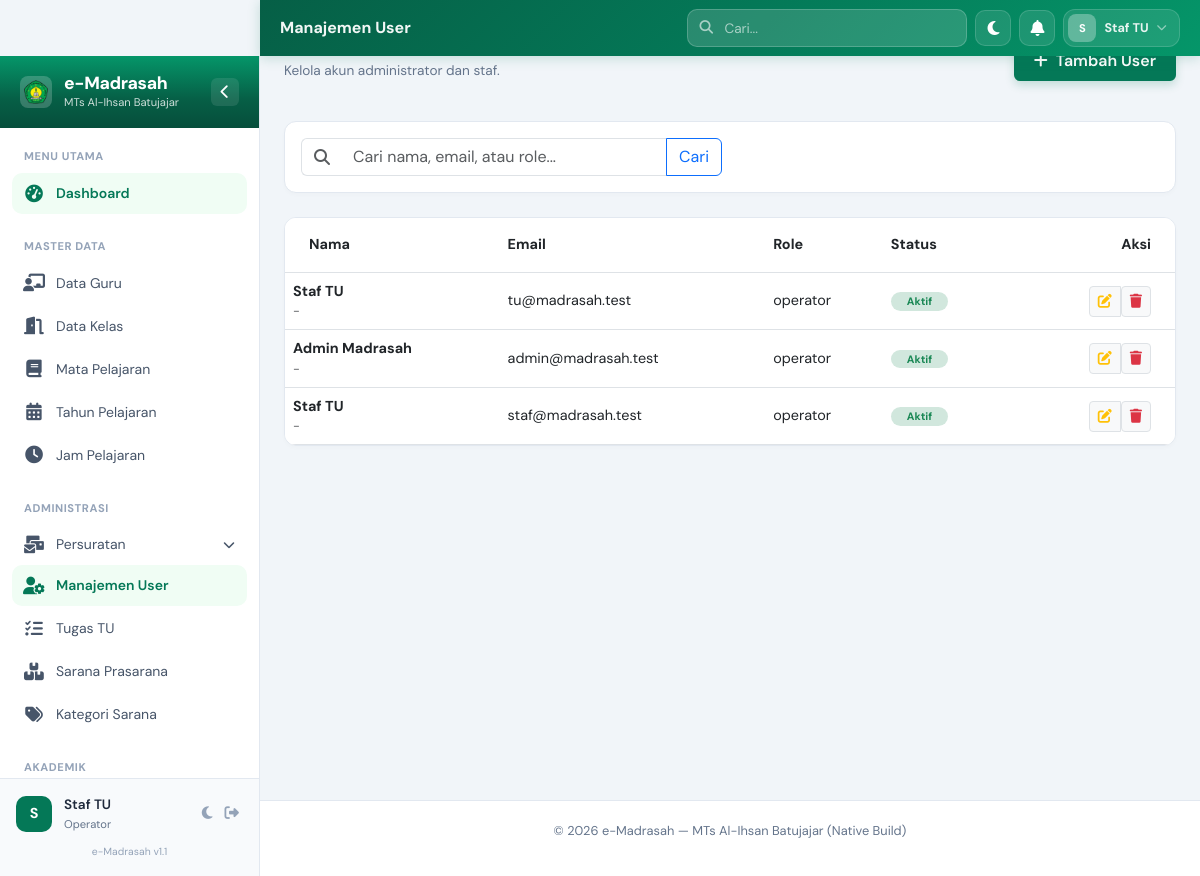
/modules/users/index.php (signed in), run on the app's committed database.
### tables this page shows
CREATE TABLE `users` (
  `id` bigint unsigned NOT NULL AUTO_INCREMENT,
  `name` varchar(255) NOT NULL,
  `email` varchar(255) NOT NULL,
  `email_verified_at` timestamp NULL DEFAULT NULL,
  `phone` varchar(20) DEFAULT NULL,
  `alamat` text,
  `is_active` tinyint(1) DEFAULT '1',
  `password` varchar(255) NOT NULL,
  `role` enum('admin','guru','wali_murid','siswa','operator') DEFAULT 'operator',
  `remember_token` varchar(100) DEFAULT NULL,
  `created_at` timestamp NULL DEFAULT NULL,
  `updated_at` timestamp NULL DEFAULT NULL,
  PRIMARY KEY (`id`),
  UNIQUE KEY `users_email_unique` (`email`),
  KEY `idx_role` (`role`),
  KEY `idx_is_active` (`is_active`)
);

### modules/users/index.php (the view, shortened to what this page needs)
<?php
include __DIR__ . '/../../includes/header.php';
$search = isset($_GET['search']) ? input_safe($_GET['search']) : '';
$query = "SELECT * FROM users";
$params = [];
$query .= " ORDER BY created_at DESC";
$stmt = $pdo->prepare($query);
$stmt->execute($params);
$users = $stmt->fetchAll();
?>
<div class="page-header mb-4 fade-in">
    <div>
        <h2 class="page-title">Manajemen User</h2>
        <p class="page-subtitle">Kelola akun administrator dan staf.</p>
    </div>
    <div>
        <a href="create.php" class="btn btn-primary">
            <i class="fas fa-plus me-2"></i>Tambah User
        </a>
    </div>
</div>
<div class="card border-0 shadow-sm mb-4">
    <div class="card-body">
        <form method="GET" class="row g-3">
            <div class="col-md-6">
                <div class="input-group">
                    <span class="input-group-text bg-white border-end-0"><i class="fas fa-search text-muted"></i></span>
                    <input type="text" name="search" class="form-control border-start-0" placeholder="Cari nama, email, atau role..." value="<?php echo $search; ?>">
                    <button type="submit" class="btn btn-outline-primary">Cari</button>
                </div>
            </div>
        </form>
    </div>
</div>
<div class="card border-0 shadow-sm overflow-hidden">
    <div class="table-responsive">
        <table class="table table-hover align-middle mb-0">
            <thead class="bg-gray-50">
                <tr>
                    <th class="px-4 py-3">Nama</th>
                    <th class="py-3">Email</th>
                    <th class="py-3">Role</th>
                    <th class="py-3">Status</th>
                    <th class="px-4 py-3 text-end">Aksi</th>
                </tr>
            </thead>
            <tbody>
                <?php if (empty($users)): ?>
                <tr>
                    <td colspan="5" class="text-center py-5 text-muted">
                        <i class="fas fa-user-circle fa-3x mb-3 d-block opacity-25"></i>
                        Belum ada user.
                    </td>
                </tr>
                <?php else: ?>
                    <?php foreach ($users as $user): ?>
                    <tr>
                        <td>
                            <div class="fw-bold text-dark"><?php echo htmlspecialchars($user['name']); ?></div>
                            <div class="small text-muted"><?php echo htmlspecialchars($user['phone'] ?: '-'); ?></div>
                        </td>
                        <td><?php echo htmlspecialchars($user['email']); ?></td>
                        <td><?php echo htmlspecialchars($user['role']); ?></td>
                        <td>
                            <span class="badge <?php echo ($user['is_active']) ? 'bg-success-subtle text-success' : 'bg-danger-subtle text-danger'; ?> rounded-pill px-3">
                                <?php echo ($user['is_active']) ? 'Aktif' : 'Non-Aktif'; ?>
                            </span>
                        </td>
                        <td class="px-4 text-end">
                            <div class="btn-group">
                                <a href="edit.php?id=<?php echo $user['id']; ?>" class="btn btn-sm btn-light border" title="Edit">
                                    <i class="fas fa-edit text-warning"></i>
                                </a>
                                <form action="delete.php" method="POST" class="d-inline" id="deleteForm-<?= $user['id'] ?>">
                                    <button type="button" class="btn btn-sm btn-light border"
                                        onclick="showConfirmModal('Hapus user ini?', function() { document.getElementById('deleteForm-<?= $user['id'] ?>').submit(); })"
                                        title="Hapus">
                                        <i class="fas fa-trash text-danger"></i>
                                    </button>
                                </form>
                            </div>
                        </td>
                    </tr>
                    <?php endforeach; ?>
                <?php endif; ?>
            </tbody>
        </table>
    </div>
</div>
<?php include __DIR__ . '/../../includes/footer.php'; ?>

### assets/css/custom.css (style rules this page uses)
:root { --em-green-950: #022c22; --em-green-900: #064e3b; --em-green-800: #065f46; --em-green-700: #047857; --em-green-600: #059669; --em-green-500: #10b981; --em-green-200: #a7f3d0; --em-green-100: #d1fae5; --em-green-50 : #f0fdf4; --em-gold : #b45309; --em-gold-light: #fef3c7; --em-gray-950: #020617; --em-gray-900: #0f172a; --em-gray-800: #1e293b; --em-gray-700: #334155; --em-gray-600: #475569; --em-gray-500: #64748b; --em-gray-400: #94a3b8; --em-gray-300: #cbd5e1; --em-gray-200: #e2e8f0; --em-gray-100: #f1f5f9; --em-gray-50 : #f8fafc; --em-white : #ffffff; --em-primary : var(--em-green-700); --em-primary-dark : var(--em-green-800); --em-primary-darker : var(--em-green-900); --em-surface : var(--em-white); --em-bg : #f1f5f9; --em-border : #e2e8f0; --em-text : #1e293b; --em-text-muted : #64748b; --em-sidebar-w : 260px; --em-sidebar-collapsed-w: 75px; --em-header-h : 56px; --em-r-md : 10px; --em-r-lg : 14px; --em-r-xl : 20px; --em-r-full: 9999px; --em-ease : cubic-bezier(0.4, 0, 0.2, 1); --em-dur : 250ms; }
body { font-family: 'DM Sans', 'Segoe UI', system-ui, sans-serif; background: var(--em-bg); color: var(--em-text); font-size: 0.9rem; -webkit-font-smoothing: antialiased; overflow-x: hidden; transition: background-color 0.3s ease, color 0.3s ease; }
h1, h2, h3, h4, h5, h6 { font-family: 'Plus Jakarta Sans', sans-serif; font-weight: 700; }
.fade-in { animation: emFadeIn 0.5s ease both; }
.card { border-radius: 12px !important; border: 1px solid var(--em-border) !important; box-shadow: 0 2px 4px rgba(0,0,0,0.02) !important; background: var(--em-white); transition: transform 0.2s, box-shadow 0.2s; }
.btn-primary { background: var(--em-primary); border: none; padding: 8px 20px; font-weight: 600; box-shadow: 0 4px 10px rgba(4, 120, 87, 0.2); }
.fade-in { animation: fadeIn 0.4s ease-out; }
.page-header { display: flex; flex-wrap: wrap; gap: 16px; justify-content: space-between; align-items: center; margin-bottom: 24px; }
.page-title { font-size: 1.5rem; font-weight: 800; color: var(--em-gray-900); }
.page-subtitle { font-size: 0.85rem; color: var(--em-gray-500); }

### data on the page
users: name "Staf TU", phone "-", email "tu@madrasah.test", role "operator", is_active "Aktif"
users: name "Admin Madrasah", phone "-", email "admin@madrasah.test", role "operator", is_active "Aktif"
users: name "Staf TU", phone "-", email "staf@madrasah.test", role "operator", is_active "Aktif"

### other printed values
$page_title "Manajemen User"
substr($_SESSION['user_name'] ?? 'A', 0, 1) "S"
$_SESSION['user_name'] "Staf TU"
$_SESSION['user_role'] "Operator"
